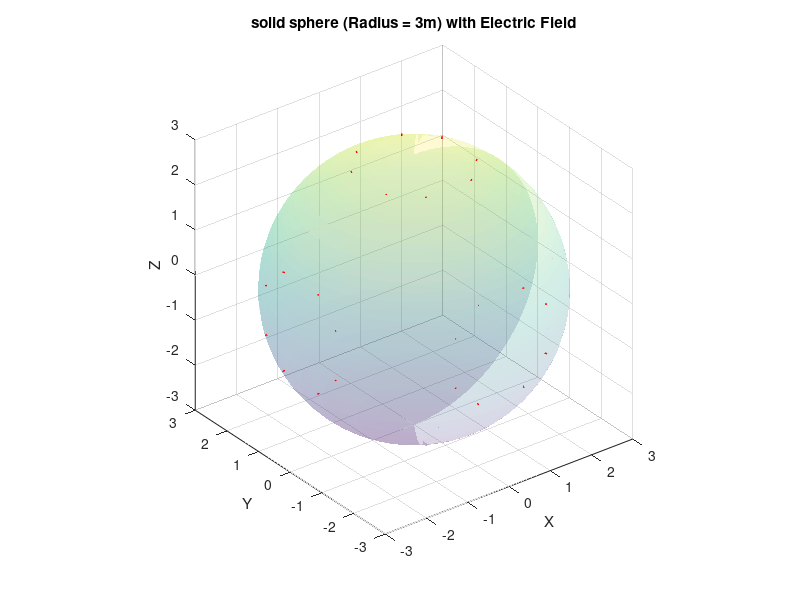
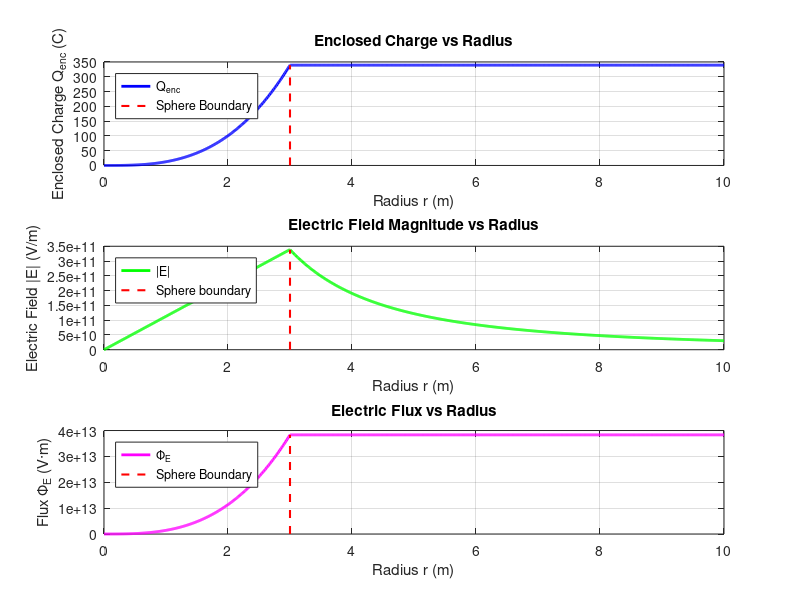
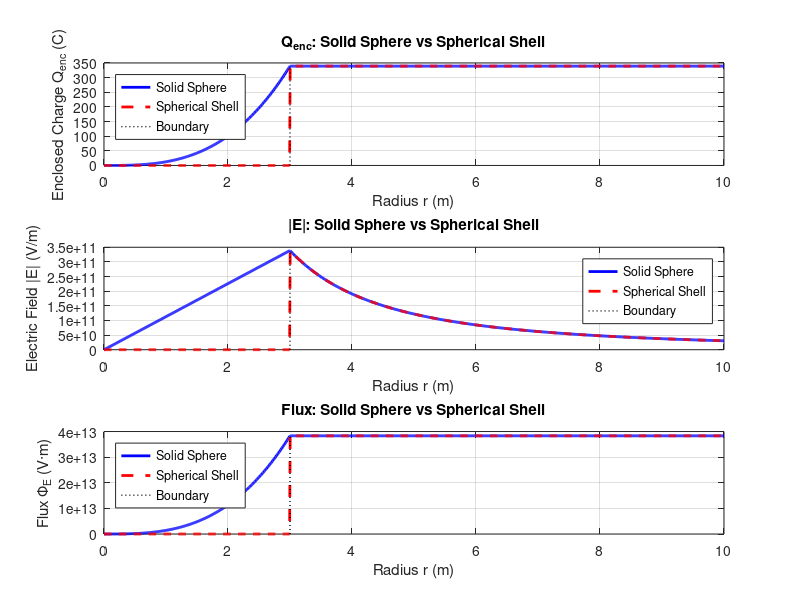

Source code (MATLAB) for these figures, in order:
clear all; close all; clc;

% Parameters
R = 3;
rho_s = 3;
epsilon_0 = 8.854e-12;

% 3D grid
[x, y, z] = meshgrid(-4:0.5:4, -4:0.5:4, -4:0.5:4);
r = sqrt(x.^2 + y.^2 + z.^2);

%% Part A
Ex = zeros(size(x));
Ey = zeros(size(y));
Ez = zeros(size(z));

for i = 1:size(x,1)
    for j = 1:size(x,2)
        for k = 1:size(x,3)
            if r(i,j,k) <= R
                magnitude = (rho_s * r(i,j,k)) / (3*epsilon_0);
            else
                magnitude = (rho_s * R^3) / (3*epsilon_0 * r(i,j,k)^2);
            end

            if r(i,j,k) ~= 0
                Ex(i,j,k) = magnitude * x(i,j,k) / r(i,j,k);
                Ey(i,j,k) = magnitude * y(i,j,k) / r(i,j,k);
                Ez(i,j,k) = magnitude * z(i,j,k) / r(i,j,k);
            end
        end
    end
end

% plot sphere and electric field vectors inside only
figure(1)
set(gcf, 'Name', 'Part A: Sphere electric field', 'NumberTitle', 'off');

% transparent sphere
sphere_points = 50;
[Xs, Ys, Zs] = sphere(sphere_points);
surf(R*Xs, R*Ys, R*Zs, 'FaceAlpha', 0.2, 'EdgeColor', 'none');
axis equal; xlabel('X'); ylabel('Y'); zlabel('Z');
title('solid sphere (Radius = 3m) with Electric Field');
grid on; hold on;

% Electric field vectors for indside points
inside = r <= R-0.2;

quiver3(x(inside), y(inside), z(inside), ...
    Ex(inside), Ey(inside), Ez(inside), 'r');
hold off;

%% part B
figure(2)
set(gcf, 'Name', 'Part B: Plots', 'NumberTitle', 'off');

r_vals = linspace(0, 10, 1000);
Q_enc = zeros(size(r_vals));
for i = 1:length(r_vals)
    if r_vals(i) <= R
        Q_enc(i) = (4/3) * pi * r_vals(i)^3 * rho_s;
    else
        Q_enc(i) = (4/3) * pi * R^3 * rho_s;
    end
end

E_mag = zeros(size(r_vals));
for i = 1:length(r_vals)
    if r_vals(i) <= R
        E_mag(i) = (rho_s * r_vals(i)) / (3*epsilon_0);
    else
        E_mag(i) = (rho_s * R^3) / (3*epsilon_0 * r_vals(i)^2);
    end
end

flux = Q_enc / epsilon_0;

subplot(3,1,1)
plot(r_vals, Q_enc, 'b-', 'LineWidth', 2);
hold on;
plot([R, R], [0, max(Q_enc)], 'r--', 'LineWidth', 1.5);
xlabel('Radius r (m)'); ylabel('Enclosed Charge Q_{enc} (C)');
title('Enclosed Charge vs Radius');
legend('Q_{enc}', 'Sphere Boundary', 'Location', 'northwest');
grid on;

subplot(3,1,2)
plot(r_vals, E_mag, 'g-', 'LineWidth', 2);
hold on;
plot([R, R], [0, max(E_mag)], 'r--', 'LineWidth', 1.5);
xlabel('Radius r (m)'); ylabel('Electric Field |E| (V/m)');
title('Electric Field Magnitude vs Radius');
legend('|E|', 'Sphere boundary', 'Location', 'northwest');
grid on;

subplot(3,1,3)
plot(r_vals, flux, 'm-', 'LineWidth', 2);
hold on;
plot([R, R], [0, max(flux)], 'r--', 'LineWidth', 1.5);
xlabel('Radius r (m)'); ylabel('Flux Φ_E (V·m)');
title('Electric Flux vs Radius');
legend('Φ_E', 'Sphere Boundary', 'Location', 'northwest');
grid on;

%% Part C
figure(3)
set(gcf, 'Name', 'Part C: Sphere shell', 'NumberTitle', 'off');
Q_total = (4/3) * pi * R^3 * rho_s;
sigma = Q_total / (4 * pi * R^2);

r_vals = linspace(0, 10, 1000);

E_mag_shell = zeros(size(r_vals));
Q_enc_shell = zeros(size(r_vals));

for i = 1:length(r_vals)
    if r_vals(i) < R
        E_mag_shell(i) = 0;
        Q_enc_shell(i) = 0;
    elseif r_vals(i) == R
        E_mag_shell(i) = sigma / (2*epsilon_0);
        Q_enc_shell(i) = Q_total;
    else
        E_mag_shell(i) = Q_total / (4*pi*epsilon_0 * r_vals(i)^2);
        Q_enc_shell(i) = Q_total;
    end
end

flux_shell = Q_enc_shell / epsilon_0;

subplot(3,1,1)
plot(r_vals, Q_enc, 'b-', 'LineWidth', 2); hold on;
plot(r_vals, Q_enc_shell, 'r--', 'LineWidth', 2);
plot([R, R], [0, max(Q_enc)], 'k:', 'LineWidth', 1);
xlabel('Radius r (m)'); ylabel('Enclosed Charge Q_{enc} (C)');
title('Q_{enc}: Solid Sphere vs Spherical Shell');
legend('Solid Sphere', 'Spherical Shell', 'Boundary', 'Location', 'northwest');
grid on;

subplot(3,1,2)
plot(r_vals, E_mag, 'b-', 'LineWidth', 2); hold on;
plot(r_vals, E_mag_shell, 'r--', 'LineWidth', 2);
plot([R, R], [0, max(E_mag)], 'k:', 'LineWidth', 1);
xlabel('Radius r (m)'); ylabel('Electric Field |E| (V/m)');
title('|E|: Solid Sphere vs Spherical Shell');
legend('Solid Sphere', 'Spherical Shell', 'Boundary', 'Location', 'northeast');
grid on;

subplot(3,1,3)
plot(r_vals, flux, 'b-', 'LineWidth', 2); hold on;
plot(r_vals, flux_shell, 'r--', 'LineWidth', 2);
plot([R, R], [0, max(flux)], 'k:', 'LineWidth', 1);
xlabel('Radius r (m)'); ylabel('Flux Φ_E (V·m)');
title('Flux: Solid Sphere vs Spherical Shell');
legend('Solid Sphere', 'Spherical Shell', 'Boundary', 'Location', 'northwest');
grid on;
